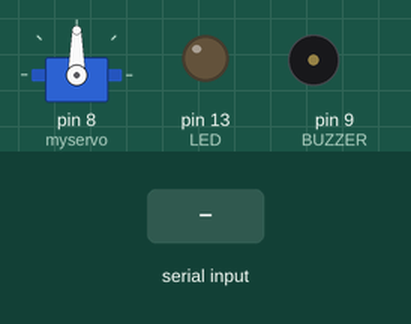
This sketch was run on a simulated Arduino Uno, built with avr-gcc and run on an emulated ATmega328P. Shown: servo, output pins drawn as LEDs (lit = HIGH), buzzer (waves = sounding). Inputs (shaded band) come from the test bench. What the sketch prints to the serial monitor is not drawn.

Above: at 1.2 s.
1.3 s: "3" received over Serial
At 2.2 s:
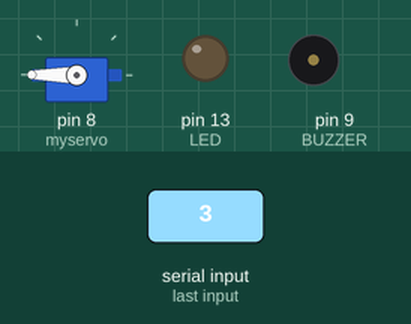
4.3 s: "1" received over Serial
At 5.5 s:
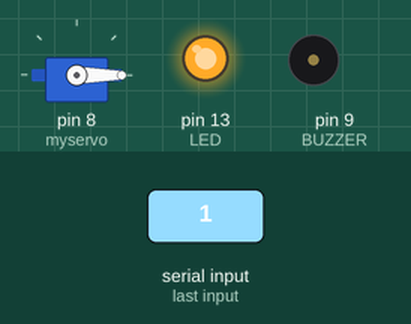
5.8 s: "2" received over Serial
At 6.6 s:
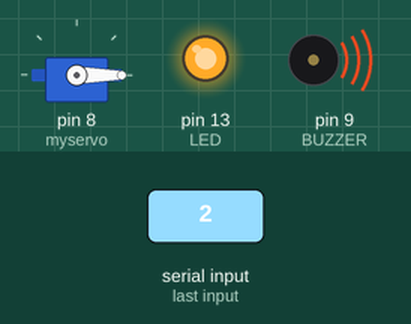
Timing chart, 0 to 13.3 s (numbered marks = the images above; inputs shaded):
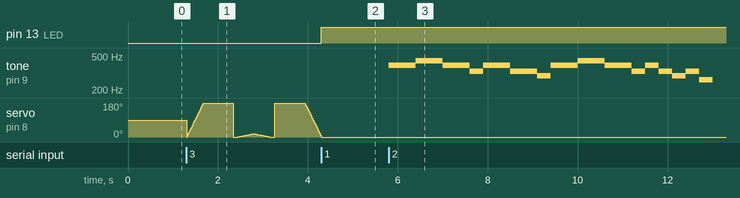

Measured:
- after the input at 4.3 s, pin 13 (LED): LOW → HIGH at once
- after the input at 5.8 s, tone on pin 9 (BUZZER): plays 392 Hz for 0.60 s, 440 Hz for 0.60 s, 392 Hz for 0.60 s, 330 Hz for 0.30 s, 392 Hz for 0.60 s, 330 Hz for 0.60 s … (16 notes in this stretch), starting at once

The sketch:

sketch_feb09f.ino
```cpp
#define LED 13
#define BUZZER 9
#define SERVO 8

#define DO1 262 // 4옥타브 도
#define RE  294
#define MI  330
#define FA  349
#define SOL 392
#define LA  440
#define SI  494
#define DO2 523

#define DELAY 300

const int hakGyo[] = { SOL, SOL, LA , LA , SOL, SOL, MI, SOL, SOL, MI, MI, RE, SOL, SOL, LA, LA, SOL, SOL, MI, SOL, MI, RE, MI, DO1};

void musicStart(){
  for(int i=0; i<sizeof(hakGyo)/sizeof(int); i++){
    tone(BUZZER, hakGyo[i],300);
    delay(DELAY);
  }
}

#include <Servo.h>

Servo myservo;  // create servo object to control a servo
// twelve servo objects can be created on most boards

int pos = 0;    // variable to store the servo position

void setup() {
   Serial.begin(9600); // 9600 : 문자 정보 전송 속도
  // LED 출력 설정
  pinMode(LED, OUTPUT);
  pinMode(BUZZER,OUTPUT);

  myservo.attach(8);

}
void servo(){
   for (pos = 0; pos <= 720; pos += 1) { // goes from 0 degrees to 180 degrees
    // in steps of 1 degree
    myservo.write(pos);              // tell servo to go to position in variable 'pos'
    delay(2);                       // waits 15ms for the servo to reach the position
  }
  for (pos = 720; pos >= 0; pos -= 1) { // goes from 180 degrees to 0 degrees
    myservo.write(pos);              // tell servo to go to position in variable 'pos'
    delay(2);
}
}

void loop() {
  // put your main code here, to run repeatedly:
controlSystem();
}

void controlSystem(){
  if (Serial.available()){
      char ch = Serial.read();
      if (ch == '0') {
          digitalWrite(LED, LOW);
          Serial.println("LED OFF");
        }
        else if(ch == '1'){
          digitalWrite(LED, HIGH);
          Serial.println("LED ON");
          }
        else if(ch == '2'){
          musicStart();
        }
        else if(ch=='3'){
          servo();
          Serial.println("서보");
        }
   }
}
```
